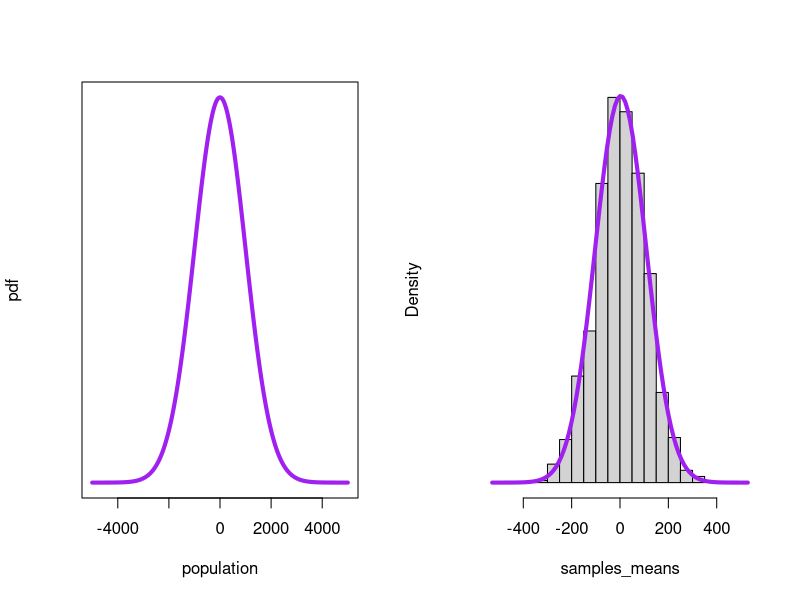

Reproduce this figure in R.
set.seed(2)
CentralLimit <- function(n){
    means_of_samples <<-numeric()
    for (i in 1:n){
        means_of_samples <- c(means_of_samples,mean(rnorm(sampsize,mean,sd)))
    }
    samples_means <<- means_of_samples
    sd(samples_means)
}
sampsize <- 100
mean <- 0
sd <- 1000
CentralLimit(1000)
head(samples_means)
x   <- seq(-(5*sd),(5*sd),length=1000)
y   <- dnorm(x,mean, sd)
par(mfrow=c(1,2))
plot(x,y, type="l",ylab="pdf",xlab="population",col="purple",lwd=4,yaxt="n")
hist(samples_means,freq = F,yaxt="n",main = "",
     xlim=c(-(5*sd(samples_means)),(5*sd(samples_means))))
x <- seq(-(5*sd(samples_means)),(5*sd(samples_means)),
         length=1000)
curve(dnorm(x,mean=mean(samples_means),
    sd=sd(samples_means)),col="purple",lwd=4,add=T,yaxt="n")
